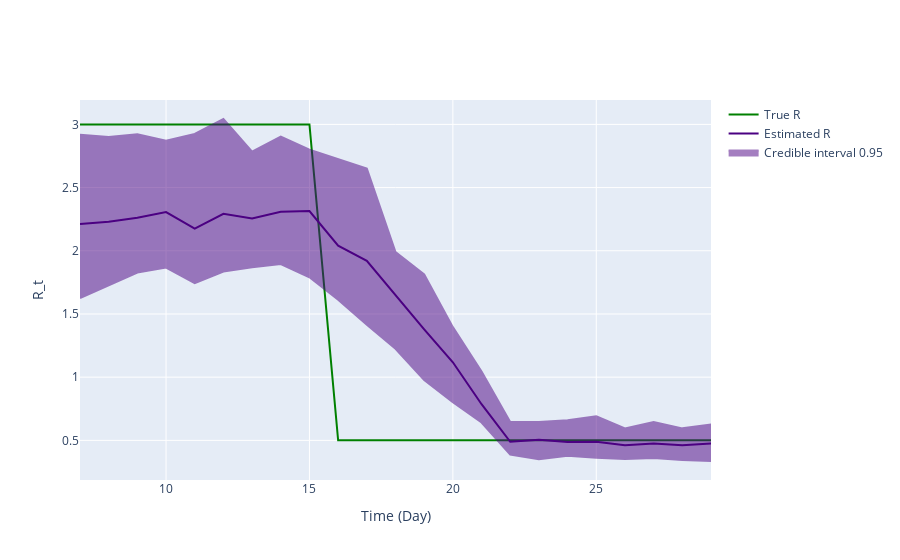

The notebook cell this image was saved under:
### Markdown cell above
## Inference plot using class method results

### Code cell
fig = ReproductionNumberPlot()

fig.add_ground_truth_rt(ground_truth)
fig.add_interval_rt(new_intervals)

fig.update_labels(time_label='Time (Day)', r_label='R_t')

fig.show_figure()

### Figure 1 — Plotly figure (JSON) as saved in the notebook; plotly's stock layout.template omitted (floating-point values rounded to 4 significant figures)
{"data": [{"line": {"color": "green"}, "mode": "lines", "name": "True R", "type": "scatter", "x": [7, 8, 9, 10, 11, 12, 13, 14, 15, 16, 17, 18, 19, 20, 21, 22, 23, 24, 25, 26, 27, 28, 29], "y": [3, 3, 3, 3, 3, 3, 3, 3, 3, 0.5, 0.5, 0.5, 0.5, 0.5, 0.5, 0.5, 0.5, 0.5, 0.5, 0.5, 0.5, 0.5, 0.5]}, {"line": {"color": "indigo"}, "mode": "lines", "name": "Estimated R", "type": "scatter", "x": [7, 8, 9, 10, 11, 12, 13, 14, 15, 16, 17, 18, 19, 20, 21, 22, 23, 24, 25, 26, 27, 28, 29], "y": [2.212, 2.23, 2.261, 2.307, 2.175, 2.292, 2.255, 2.308, 2.314, 2.04, 1.92, 1.649, 1.378, 1.118, 0.786, 0.489, 0.5051, 0.4865, 0.4896, 0.461, 0.4753, 0.4609, 0.4743]}, {"fill": "toself", "fillcolor": "indigo", "line": {"color": "indigo"}, "mode": "lines", "name": "Credible interval 0.95", "opacity": 0.5, "type": "scatter", "x": [7, 8, 9, 10, 11, 12, 13, 14, 15, 16, 17, 18, 19, 20, 21, 22, 23, 24, 25, 26, 27, 28, 29, 29, 28, 27, 26, 25, 24, 23, 22, 21, 20, 19, 18, 17, 16, 15, 14, 13, 12, 11, 10, 9, 8, 7], "y": [2.917, 2.899, 2.922, 2.872, 2.925, 3.043, 2.785, 2.904, 2.8, 2.722, 2.651, 1.989, 1.812, 1.396, 1.045, 0.645, 0.6444, 0.6587, 0.6911, 0.594, 0.6446, 0.5949, 0.625, 0.3367, 0.3452, 0.3611, 0.3521, 0.3614, 0.3779, 0.3501, 0.3884, 0.6412, 0.801, 0.9783, 1.224, 1.416, 1.613, 1.791, 1.895, 1.87, 1.836, 1.743, 1.867, 1.828, 1.725, 1.626]}], "layout": {"hovermode": "x unified", "xaxis": {"title": {"text": "Time (Day)"}}, "yaxis": {"title": {"text": "R_t"}}}}
